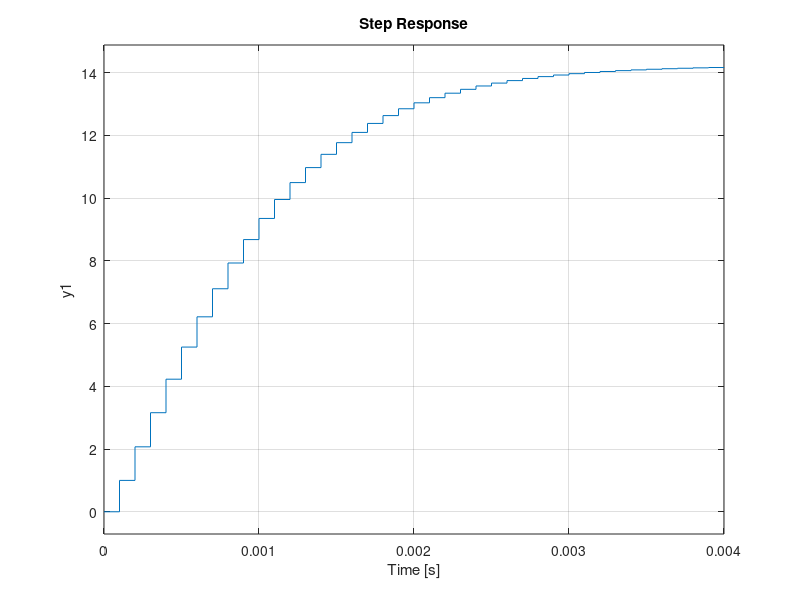

The MATLAB script that drew this image: (Note: this script raises an error after producing the figure.)
%==========================================================================
% Projeto - VRFT
% Tassiano Neuhaus
% tassianors@gmail.com
%==========================================================================
clear all; close all;

% Sample time
Ts=1e-4;
% Final time [s]
Tf=1;
% Time vector
t=[0:Ts:Tf];

% definitions
a=0.6;
b=0.68;
c=0.85;
d=0.7;
e=0.8;

ca=0.75;
cb=0.5;
cc=1;
cd=0.8;

% Plant's transfer function - unknown in a real word
G=zpk([a b],[c d e], 1, Ts)
% Controler TF
C=zpk([ca cb],[cc cd], 1, Ts)
atraso=tf([1],[1 0],Ts);
% M is the desired transfer function in Closed Loop
M=C*G/(C*G+1);

% input signal
ul=square(2*pi*10*t)'+sin(10*t)'+sin(20*t)';

% response of unknown plant to u input signal
yl=lsim(G, ul, t);
% get the signal rl whose generate the same yl, but considering M TF.
W=1/M*atraso;
rl_=lsim(W, yl, t);
rl=rl_(2:size(rl_,1));
rl(size(rl_,1))=0;
% Controller input signal
yl(size(rl_,1))=0;
el=rl-yl;
% Controller output signal
yl;


ul_=ul(1:size(ul,1)-1);
% min square method 
N=size(t,2)-1;
n=5;
phy=zeros(N, n);
for k=3:N
    phy(k, 1)=el(k);
    phy(k, 2)=el(k-1);
    phy(k, 3)=el(k-2);
    phy(k, 4)=ul(k-1);
    phy(k, 5)=ul(k-2);
end
teta=inv(phy'*phy)*phy'*ul_

% to be used in graphic plotting
step(G);
figure;
step(M);
    